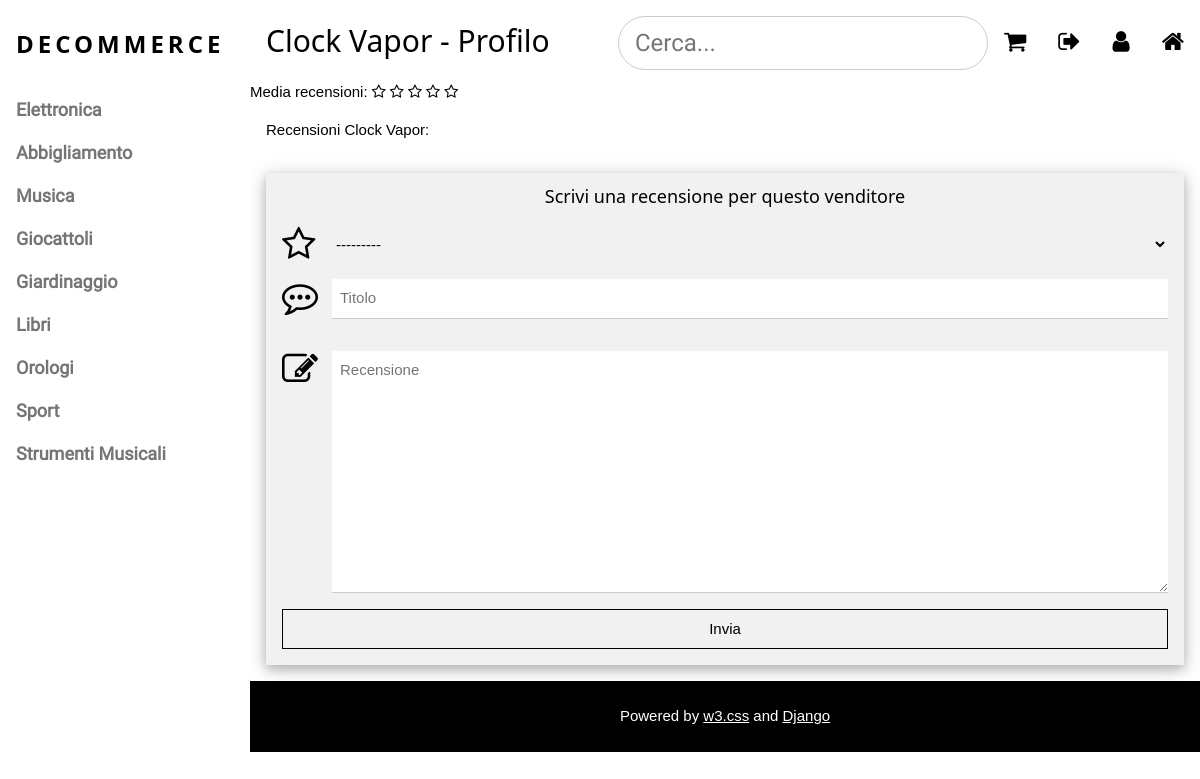
/profile/17/ (signed in), run on the app's committed database.
### decommerce/models.py (models this page shows, shortened)
class Category(models.Model):
    name = models.CharField(max_length=50, unique=True, blank=False)
    class Meta:
        verbose_name = _('category')

class SellerProfile(models.Model):
    user = models.OneToOneField(User, on_delete=models.CASCADE, primary_key=True)
    store_name = models.CharField(max_length=40, unique=True, blank=False)
    def __str__(self):
        return self.store_name
    def calculateAverageVotes(self):
        reviews = SellerReview.objects.filter(seller=self)
        if not reviews.exists():
            return -1
        sum = 0
        for rev in reviews:
            sum += rev.stars
        return sum / reviews.count()
    star_avg = property(calculateAverageVotes)
    class Meta:
        verbose_name = _('seller profile')

### decommerce/views.py (the view)
# urls.py: url(r'^profile/(?P<user_id>[0-9]+)/$', views.profile, name='profile'),
@login_required
def profile(request, user_id):
    user = get_object_or_404(User, pk=user_id)
    visitor = False
    if str(request.user.id) != user_id:
        visitor = True
    if UserProfile.objects.filter(user=user).exists():
        return buyer_profile(request, user, visitor)
    elif SellerProfile.objects.filter(user=user).exists():
        return seller_profile(request, user, visitor)
    else:
        return HttpResponse('You\'re user: ' + user.get_username())

### decommerce/forms.py
class SellerReviewForm(ModelForm):
    class Meta:
        model = SellerReview
        fields = ['stars', 'title', 'review']
        widgets = {
            'stars': Select(attrs={'class':'w3-select w3-input w3-light-gray w3-border-0'}),
            'title': TextInput(attrs={'class': 'w3-input w3-margin-bottom', 'placeholder': 'Titolo'}),
            'review': Textarea(attrs={'class': 'w3-input', 'placeholder': 'Recensione'})
        }

### decommerce/context_processor.py (called while the page is built, shortened)
def base_context(request):
    context = {'categories': Category.objects.all()}
    user = request.user
    return context

### decommerce/views.py (called while the page is built)
@login_required
def seller_profile(request, user, visitor=False):
    seller = SellerProfile.objects.get(user=user)
    products = Product.objects.filter(seller=seller)
    seller_reviews = SellerReview.objects.filter(seller=seller)
    upload_product_form = UploadProductForm()
    seller_review_form = SellerReviewForm()
    context = {'seller': seller, 'products': products, 'seller_reviews': seller_reviews}
    template = 'decommerce/seller_profile.html'
    if visitor:
        context.update({'review_form': seller_review_form})
        template = 'decommerce/seller_profile_visitor.html'
    else:
        context.update({'product_form': upload_product_form})
    return render(request, template, context)

### decommerce/templates/decommerce/seller_profile_visitor.html (shortened to what this page needs)
{% extends 'decommerce/base.html' %}
{% block top_title %}{{ seller.store_name }} - Profilo{% endblock %}
{% block content %}
    <div class="w3-container{% if seller.star_avg == -1 %}w3-light-gray{% endif %}">Media recensioni:
        {% with ''|center:5 as range %}
            {% for i in range %}
                {% if forloop.counter <= seller.star_avg %}
                    <i class="fa fa-star"></i>
                {% else %}
                    <i class="fa fa-star-o"></i>
                {% endif %}
            {% endfor %}
        {% endwith %}
    </div>
    <p class="w3-container">Recensioni {{ seller }}:</p>
    <form class="w3-container w3-card-4 w3-light-grey w3-text-black w3-margin">
        <h5 class="w3-center">Scrivi una recensione per questo venditore</h5>
        <div class="w3-row w3-section">
            <div class="w3-col" style="width: 50px"><i class="w3-xxlarge fa fa-star-o"></i></div>
            <div class="w3-rest">
                {{ review_form.stars }}
            </div>
        </div>
        <div class="w3-row w3-section">
            <div class="w3-col" style="width: 50px"><i class="w3-xxlarge fa fa-commenting-o"></i></div>
            <div class="w3-rest">
                {{ review_form.title }}
            </div>
        </div>
        <div class="w3-row w3-section">
            <div class="w3-col" style="width: 50px"><i class="w3-xxlarge fa fa-pencil-square-o"></i></div>
            <div class="w3-rest">
                {{ review_form.review }}
            </div>
        </div>
        <input class="w3-button w3-block w3-section w3-border w3-border-black w3-ripple w3-padding" type="submit"
               value="Invia"/>
    </form>
{% endblock %}

### decommerce/templates/decommerce/base.html (shortened to what this page needs)
<!DOCTYPE html>
<html lang="it">
<head>
    {% load staticfiles %}
    <link rel="stylesheet" type="text/css" href="{% static 'decommerce/w3.css' %}">
    <link rel="stylesheet" type="text/css" href="{% static 'decommerce/Roboto.css' %}">
    <link rel="stylesheet" type="text/css" href="{% static 'decommerce/Montserrat.css' %}">
    <link rel="stylesheet" type="text/css"
          href="https://cdnjs.cloudflare.com/ajax/libs/font-awesome/4.7.0/css/font-awesome.min.css">
    <link rel="stylesheet" type="text/css" href="{% static 'decommerce/base.css' %}">
</head>
<body class="w3-content" style="max-width: 1200px">
<nav class="w3-sidebar w3-bar-block w3-white w3-collapse w3-top" style="z-index:3;width: 250px;" id="mySidebar">
    <div class="w3-container w3-display-container w3-padding-16">
        <a href="{% url 'decommerce:index' %}" title="DECOMMERCE | Home" style="text-decoration: none"><h3
                class="w3-wide"><b>DECOMMERCE</b></h3>
        </a>
    </div>
    <div class="w3-large w3-text-grey" style="font-weight:bold">
        {% for category in categories %}
            {% if category.id == actual_category.id %}
                <a href="{% url 'decommerce:category' category.id %}" title="{{ category.name }}"
                   class="w3-bar-item w3-button w3-text-black">{{ category.name }}</a>
            {% else %}
                <a href="{% url 'decommerce:category' category.id %}"
                   class="w3-bar-item w3-button">{{ category.name }}</a>
            {% endif %}
        {% endfor %}
    </div>
</nav>
<div class="w3-main" id="contentDiv" style="margin-left: 250px">
    <header class="w3-bar w3-xlarge">
        <h2 class="w3-bar-item">{% block top_title %}{% endblock %}</h2>
        <div id="rightButtons" class="w3-margin-top">
        <a id="homeIcon" href="{% url 'decommerce:index' %}" class="w3-bar-item w3-right w3-button" title="Home">
            <i class="fa fa-home"></i></a>
        {% if request.user.is_authenticated %}
            <a href="{% url 'decommerce:profile' request.user.id %}" class="w3-bar-item w3-right w3-button"
               title="Profilo"><i id="profileIcon" class="fa fa-user"></i></a>
            <a href="{% url 'decommerce:logout' %}" class="w3-bar-item w3-right w3-button" title="Logout"><i
                    id="logoutIcon" class="fa fa-sign-out"></i></a>
        {% else %}
            <a href="{% url 'decommerce:register' %}" class="w3-bar-item w3-right w3-button" title="Registrati"><i
                    id="registerIcon" class="fa fa-user-plus"></i></a>
            <a href="{% url 'decommerce:login' %}" class="w3-bar-item w3-right w3-button" title="Login"><i
                    id="loginIcon" class="fa fa-sign-in"></i></a>
        {% endif %}
        <div class="w3-dropdown-click w3-right">
            <button class="w3-button" onclick="expand('cart')"><i class="fa fa-shopping-cart"></i></button>
        </div>
        <form id="searchForm" action="{% url 'decommerce:search' %}" method="post">
            <input id="searchField" class="w3-bar-item w3-right w3-input w3-round-xxlarge w3-border" name="search"
                   type="search" placeholder="Cerca..." required
                   style="font-family: Roboto, sans-serif">
        </form>
        </div>
    </header>
    {% block content %}{% endblock %}
    <div class="w3-black w3-center w3-padding-24">Powered by
        <a href="https://www.w3schools.com/w3css/default.asp" title="W3.CSS" target="_blank" class="w3-hover-opacity">
            w3.css</a> and <a href="https://www.djangoproject.com/" title="Django" target="_blank"
                              class="w3-hover-opacity">
            Django
        </a>
    </div>
</div>
</body>
</html>

### decommerce/static/decommerce/w3.css (style rules this page uses)
html { box-sizing:border-box }
*,*:before,*:after { box-sizing:inherit }
html { -ms-text-size-adjust:100%;-webkit-text-size-adjust:100% }
body { margin:0 }
article,aside,details,figcaption,figure,footer,header,main,menu,nav,section,summary { display:block }
a { background-color:transparent;-webkit-text-decoration-skip:objects }
button,input,select,textarea { font:inherit;margin:0 }
button,input { overflow:visible }
button,select { text-transform:none }
button,html [type=button],[type=reset],[type=submit] { -webkit-appearance:button }
textarea { overflow:auto }
[type=search] { -webkit-appearance:textfield;outline-offset:-2px }
html,body { font-family:Verdana,sans-serif;font-size:15px;line-height:1.5 }
html { overflow-x:hidden }
h2 { font-size:30px }
h3 { font-size:24px }
h5 { font-size:18px }
h1,h2,h3,h4,h5,h6 { font-family:"Segoe UI",Arial,sans-serif;font-weight:400;margin:10px 0 }
.w3-wide { letter-spacing:4px }
a { color:inherit }
.w3-btn,.w3-button { border:none;display:inline-block;outline:0;padding:8px 16px;vertical-align:middle;overflow:hidden;text-decoration:none;color:inherit;background-color:inherit;text-align:center;cursor:pointer;white-space:nowrap }
.w3-btn,.w3-button { -webkit-touch-callout:none;-webkit-user-select:none;-khtml-user-select:none;-moz-user-select:none;-ms-user-select:none;user-select:none }
.w3-tooltip,.w3-display-container { position:relative }
.w3-ripple { transition:opacity 0s }
.w3-input { padding:8px;display:block;border:none;border-bottom:1px solid #ccc;width:100% }
.w3-select { padding:9px 0;width:100%;border:none;border-bottom:1px solid #ccc }
.w3-dropdown-click,.w3-dropdown-hover { position:relative;display:inline-block;cursor:pointer }
.w3-sidebar { height:100%;width:200px;background-color:#fff;position:fixed!important;z-index:1;overflow:auto }
.w3-main,#main { transition:margin-left .4s }
.w3-bar { width:100%;overflow:hidden }
.w3-bar .w3-bar-item { padding:8px 16px;float:left;width:auto;border:none;outline:none;display:block }
.w3-bar .w3-dropdown-hover,.w3-bar .w3-dropdown-click { position:static;float:left }
.w3-bar .w3-button { white-space:normal }
.w3-bar-block .w3-bar-item { width:100%;display:block;padding:8px 16px;text-align:left;border:none;outline:none;white-space:normal;float:none }
.w3-block { display:block;width:100% }
.w3-container:after,.w3-container:before,.w3-panel:after,.w3-panel:before,.w3-row:after,.w3-row:before,.w3-row-padding:after,.w3-row-padding:before, .w3-cell-row:before,.w3-cell-row:after,.w3-clear:after,.w3-clear:before,.w3-bar:before,.w3-bar:after { content:"";display:table;clear:both }
.w3-col,.w3-half,.w3-third,.w3-twothird,.w3-threequarter,.w3-quarter { float:left;width:100% }
.w3-content { max-width:980px;margin:auto }
.w3-rest { overflow:hidden }
@media (min-width:993px) { .w3-sidebar.w3-collapse { display:block!important } }
.w3-top,.w3-bottom { position:fixed;width:100%;z-index:1 }
.w3-top { top:0 }
.w3-round-xxlarge { border-radius:32px }
.w3-container,.w3-panel { padding:0.01em 16px }
.w3-card-4,.w3-hover-shadow:hover { box-shadow:0 4px 10px 0 rgba(0,0,0,0.2),0 4px 20px 0 rgba(0,0,0,0.19) }
.w3-large { font-size:18px!important }
.w3-xlarge { font-size:24px!important }
.w3-xxlarge { font-size:36px!important }
.w3-center { text-align:center!important }
.w3-border-0 { border:0!important }
.w3-border { border:1px solid #ccc!important }
.w3-section,.w3-code { margin-top:16px!important;margin-bottom:16px!important }
.w3-margin { margin:16px!important }
.w3-margin-top { margin-top:16px!important }
.w3-margin-bottom { margin-bottom:16px!important }
.w3-padding { padding:8px 16px!important }
.w3-padding-16 { padding-top:16px!important;padding-bottom:16px!important }
.w3-padding-24 { padding-top:24px!important;padding-bottom:24px!important }
.w3-right { float:right!important }
.w3-white,.w3-hover-white:hover { color:#000!important;background-color:#fff!important }
.w3-black,.w3-hover-black:hover { color:#fff!important;background-color:#000!important }
.w3-light-grey,.w3-hover-light-grey:hover,.w3-light-gray,.w3-hover-light-gray:hover { color:#000!important;background-color:#f1f1f1!important }
.w3-text-black,.w3-hover-text-black:hover { color:#000!important }
.w3-text-grey,.w3-hover-text-grey:hover,.w3-text-gray,.w3-hover-text-gray:hover { color:#757575!important }
.w3-border-black,.w3-hover-border-black:hover { border-color:#000!important }

### data on the page
Category: name "Elettronica"
Category: name "Abbigliamento"
Category: name "Musica"
Category: name "Giocattoli"
Category: name "Giardinaggio"
Category: name "Libri"
Category: name "Orologi"
Category: name "Sport"
Category: name "Strumenti Musicali"
SellerProfile: store_name "Clock Vapor"
